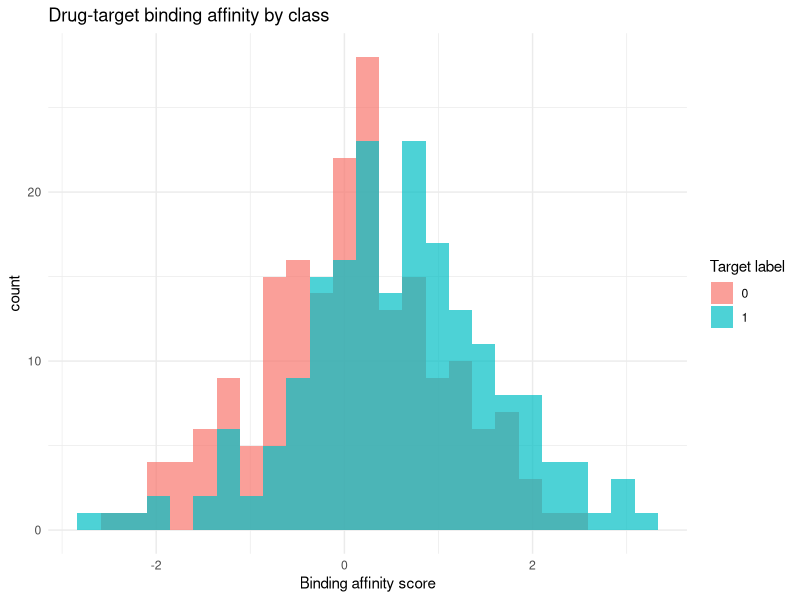

The R script that drew this image:
# Detailed statistical workflow for: Machine Learning for Drug Target Identification in Bioinformatics

suppressPackageStartupMessages({
  library(dplyr)
  library(ggplot2)
})

set.seed(333)
n <- 380
half <- floor(n / 2)
shift <- 0.55

synthesize <- function() {
  x_a <- matrix(rnorm(half * 16, mean = 0, sd = 1), nrow = half)
  x_b <- matrix(rnorm((n - half) * 16, mean = shift, sd = 1.05), nrow = n - half)
  X <- rbind(x_a, x_b)
  colnames(X) <- paste0("f", seq_len(16))
  colnames(X)[1:8] <- c(
    "binding_affinity", "sequence_conservation", "structure_score",
    "offtarget_risk", "assay_activity", "chemogenomic_hit", "ppi_degree", "go_similarity"
  )
  data.frame(X, label = c(rep(0L, half), rep(1L, n - half)))
}

df <- synthesize()
summary_tbl <- df %>%
  group_by(label) %>%
  summarise(
    n = n(),
    mean_binding = mean(binding_affinity),
    mean_conservation = mean(sequence_conservation),
    .groups = "drop"
  )
print(summary_tbl)

p <- ggplot(df, aes(x = binding_affinity, fill = factor(label))) +
  geom_histogram(bins = 25, alpha = 0.7, position = "identity") +
  theme_minimal() +
  labs(
    title = "Drug-target binding affinity by class",
    fill = "Target label",
    x = "Binding affinity score"
  )
dir.create("assets", showWarnings = FALSE, recursive = TRUE)
ggsave("assets/overview_r.png", p, width = 8, height = 4.5, dpi = 150)
cat("R workflow complete for Machine Learning for Drug Target Identification in Bioinformatics\n")
cat(sprintf("n=%d seed=333 mean label rate=%.3f\n", nrow(df), mean(df$label)))
